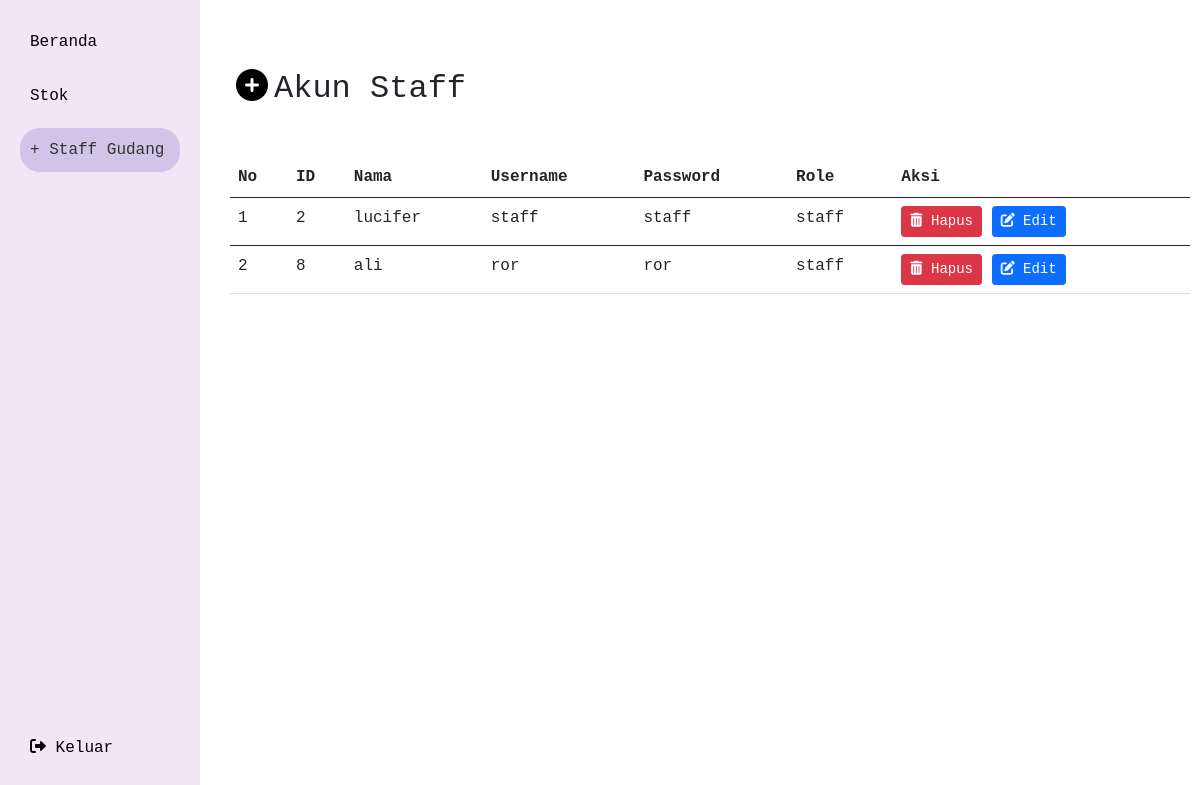
Page /admin/st.php on the committed database.
### tables this page shows
CREATE TABLE `user` (
  `id_user` int(11) NOT NULL,
  `nama` varchar(255) NOT NULL,
  `username` varchar(255) NOT NULL,
  `password` varchar(255) NOT NULL,
  `role` enum('admin','staff') NOT NULL
);

### admin/st.php (the view, shortened to what this page needs)
<?php include"../koneksi.php"; ?>
<!DOCTYPE html>
<html lang="en">
<head>
    <link href="https://cdn.jsdelivr.net/npm/bootstrap@5.0.2/dist/css/bootstrap.min.css" rel="stylesheet">
    <link rel="stylesheet" href="https://cdnjs.cloudflare.com/ajax/libs/font-awesome/6.0.0-beta3/css/all.min.css">
</head>
<body>
    <div class="container-fluid">
        <div class="row">
            <div class="col-lg-2 col-xl-2 col-md-4 col-sm-6 sidebar">
                <a href="dashboard.php">Beranda</a>
                <a href="stok.php">Stok</a>
                <a style="background-color: #d1c4e9;
                    color: #333; border-radius: 20px;" href="#">+ Staff Gudang</a>
                <a href="../l.php" class="logout" style="width: 80%;" ><i class="fas fa-sign-out-alt"></i> Keluar</a>
            </div>
            <div class="col-lg-10 col-xl-10 col-md-8 col-sm-6 content">
            <h2 class="mt-5" style="margin-left:10px;"><button type="button" data-bs-toggle="modal" data-bs-target="#addUser" style="border: none; background:none;" ><i class="fa-solid fa-circle-plus"></i></button>Akun Staff</h2>
            <table class="table" style="margin-left:10px; margin-top:5%;">
                <thead>
                    <tr>
                        <th>No</th>
                        <th>ID</th>
                        <th>Nama</th>
                        <th>Username</th>
                        <th>Password</th>
                        <th>Role</th>
                        <th>Aksi</th>
                    </tr>
                </thead>
                <?php
                    $stmt = $conn->prepare("SELECT * FROM user where role != 'admin'");
                    $stmt->execute();
                    $no = 1;
                    foreach($stmt as $rawr) {
                ?>
                <tbody>
                    <tr>
                        <td><?= $no++ ?></td>
                        <td><?= $rawr['id_user'] ?></td>
                        <td><?= $rawr['nama'] ?></td>
                        <td><?= $rawr['username'] ?></td>
                        <td><?= $rawr['password'] ?></td>
                        <td><?= $rawr['role'] ?></td>
                        <td>
                            <div class="aksiuser">
                                <button class="btn btn-sm btn-danger" data-bs-toggle="modal" data-bs-target="#hapusUser<?= $rawr['id_user']; ?>">
                                    <i class="fa-solid fa-trash-can"></i> Hapus
                                </button>
                                <button class="btn btn-sm btn-primary" data-bs-toggle="modal" data-bs-target="#editUser<?= $no ?>">
                                 <i name="edits" class="fa-solid fa-pen-to-square"></i> Edit
                                </button>
                            </div>
                        </td>
                    </tr>
                    <?php } ?>
                </tbody>
            </table>
        </div>
    </div>
</body>
</html>

### admin/st.php (style rules this page uses)
body { font-family: "Roboto Mono", monospace; margin: 0; padding: 0; background-color: #f8f8f8; }
.sidebar { position: fixed; top: 0; left: 0; width: 200px; height: 100vh; background-color: #f0e6f6; padding: 20px; }
.content { margin-left: 200px; padding: 20px; background-color: #fff; min-height: 100vh; }
.sidebar a { display: block; color: black; padding: 10px; text-decoration: none; margin-bottom: 10px; }
.sidebar .logout { position: absolute; bottom: 20px; left: 20px; }

### rows in the picture
user: id_user "2", nama "lucifer", username "staff", password "staff", role "staff"
user: id_user "8", nama "ali", username "ror", password "ror", role "staff"
